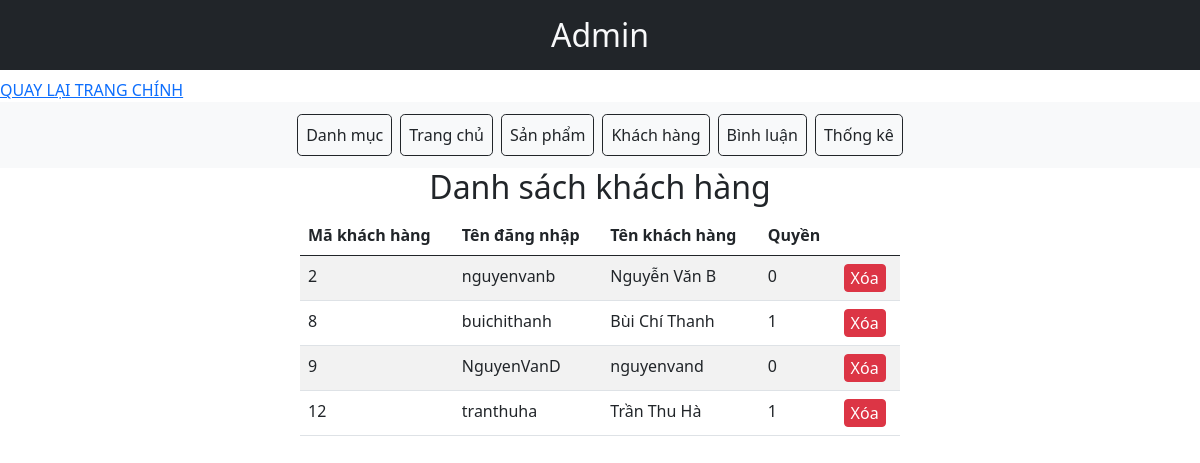
Page /XSHOP/admin/public/Admin/html/index.php?act=guest on the committed database.
### tables this page shows
CREATE TABLE `guest` (
  `id_guest` int(11) NOT NULL,
  `name` varchar(255) NOT NULL,
  `user` varchar(255) NOT NULL,
  `pwd` int(50) NOT NULL,
  `role` int(10) NOT NULL
);

### XSHOP/admin/model/LoadGuest.php (called while the page is built)
<?php
    include 'connect.php';
    $sql_guest = "SELECT * FROM guest";
    $statement_guest = $connect->prepare($sql_guest);
    $statement_guest->execute();
    $guest_data = $statement_guest->fetchAll();
    ?>

### XSHOP/admin/public/Admin/html/guest/guest.php (the view, shortened to what this page needs)
<h2 class="text-center">Danh sách khách hàng</h2>
<table class="table table-striped table-hover w-50 justify-content-center mx-auto">
            <thead>
                <th>Mã khách hàng</th>
                <th>Tên đăng nhập</th>
                <th>Tên khách hàng</th>
                <th>Quyền<th>
            </thead>
            <tbody>
                <?php
                    foreach($guest_data as $key => $value) { ?>
                        <tr>
                            <td><?= $value['id_guest']?></td>
                            <td><?= $value['user']?></td>
                            <td><?= $value['name']?></td>
                            <td><?= $value['role']?></td>
                            <td>
                                <?php if($value['role'] != $_SESSION['role'] || $value['user']!= $_SESSION['name']) { ?>
                                   <a  href="../../../model/guest/deleteguest.php?id_guest=<?= $value['id_guest']?>"><button class="btn-danger rounded border border-danger" onclick="return confirm('Bạn có muốn xóa không?')">Xóa</button></a>
                           <?php     }?>
                            </td>
                        </tr>
                  <?php  }
                ?>
            </tbody>
    </div>

### rows in the picture
guest: id_guest "2", user "nguyenvanb", name "Nguyễn Văn B", role "0"
guest: id_guest "8", user "buichithanh", name "Bùi Chí Thanh", role "1"
guest: id_guest "9", user "NguyenVanD", name "nguyenvand", role "0"
guest: id_guest "12", user "tranthuha", name "Trần Thu Hà", role "1"
